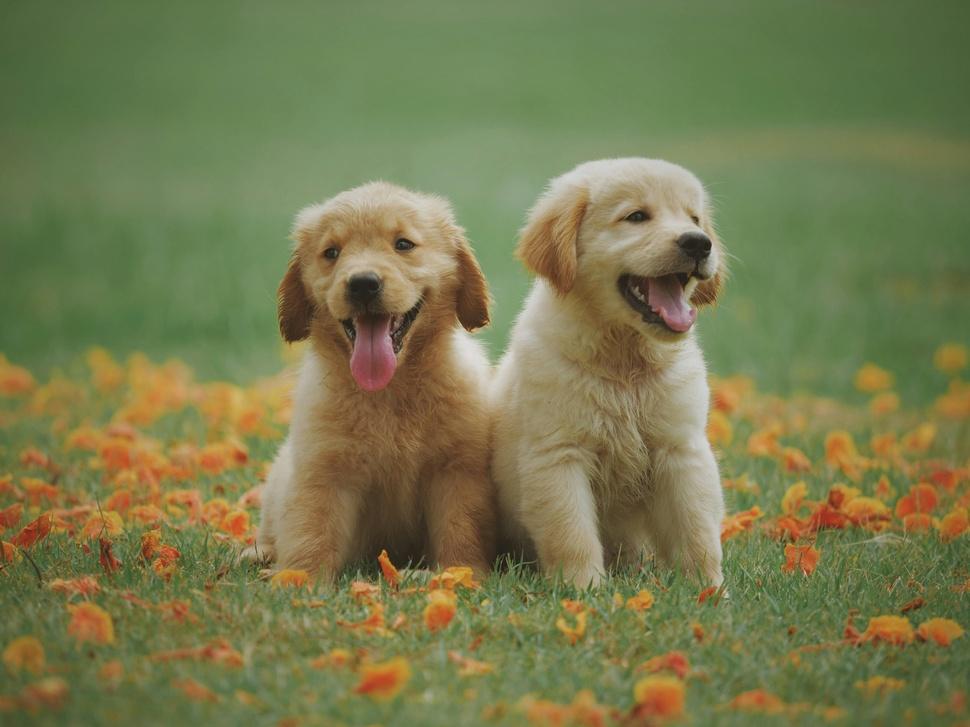
#> input picture data/dogs.jpg, 970 x 727 px, shrunk from 5184 x 3888 before the run, found by its file name
$ python crop.py
#> lines starting #> are read from the running program, lines starting #| are printed output that depends on the picture
import os
import cv2

img = cv2.imread(os.path.join('.','data', 'dogs.jpg'))
#> img is the input picture: shape (727, 970, 3); mean B, G, R 78.3, 122, 119.2
print(img.shape) # di terminal height dan width
#| (727, 970, 3)
crop_img = img[100:200, 100:200] # height dulu
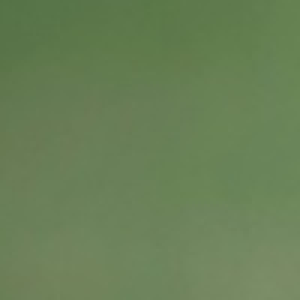
#> crop_img: shape (100, 100, 3) (shown 3 times larger); mean B, G, R 86.3, 128, 104.6

cv2.imshow("img", img)
cv2.imshow("crop_img", crop_img)
cv2.waitKey(0)

$ run again, with data/basketball_player.jpg copied over data/dogs.jpg
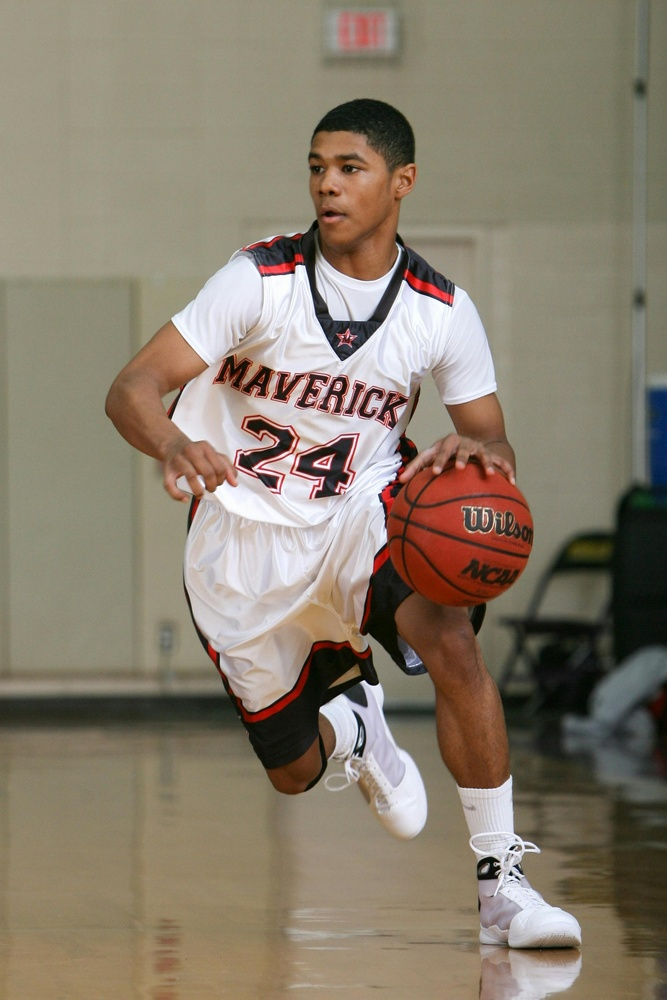
#> input picture data/basketball_player.jpg, 667 x 1000 px, shrunk from 1817 x 2725 before the run, found by its file name
#> img is the input picture: shape (1000, 667, 3); mean B, G, R 108.9, 125.4, 136.4
#| (1000, 667, 3)
#> `crop_img = img[100:200, 100:200]`:
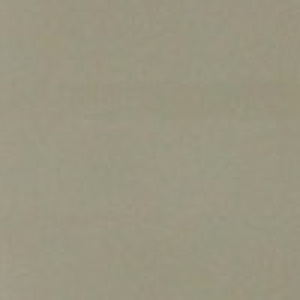
#> crop_img: shape (100, 100, 3) (shown 3 times larger); mean B, G, R 129.7, 150.3, 154.7

$ run again, with data/bird.jpg copied over data/dogs.jpg
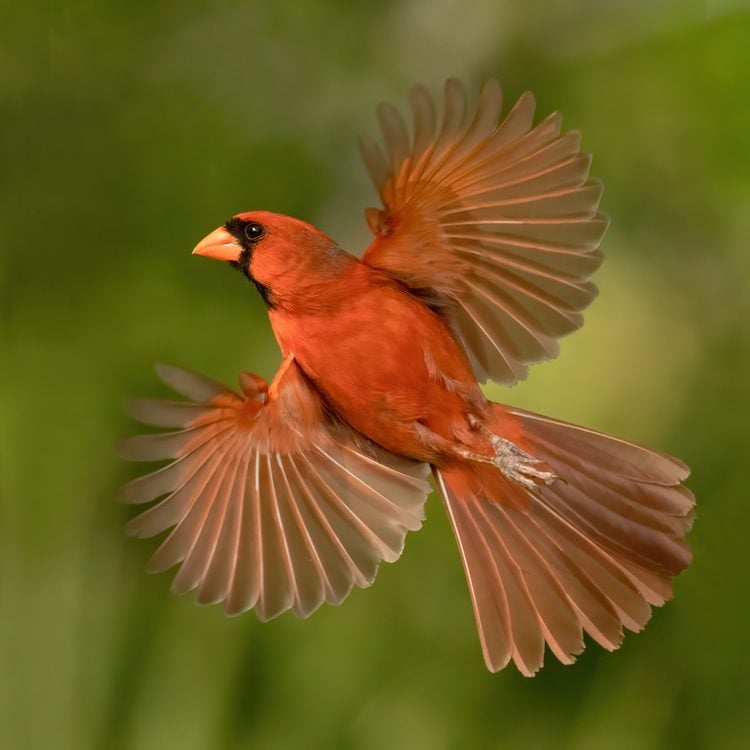
#> input picture data/bird.jpg, 750 x 750 px, found by its file name
#> img is the input picture: shape (750, 750, 3); mean B, G, R 31.7, 94.5, 111.3
#| (750, 750, 3)
#> `crop_img = img[100:200, 100:200]`:
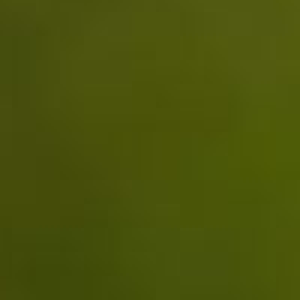
#> crop_img: shape (100, 100, 3) (shown 3 times larger); mean B, G, R 10.8, 83.3, 74
